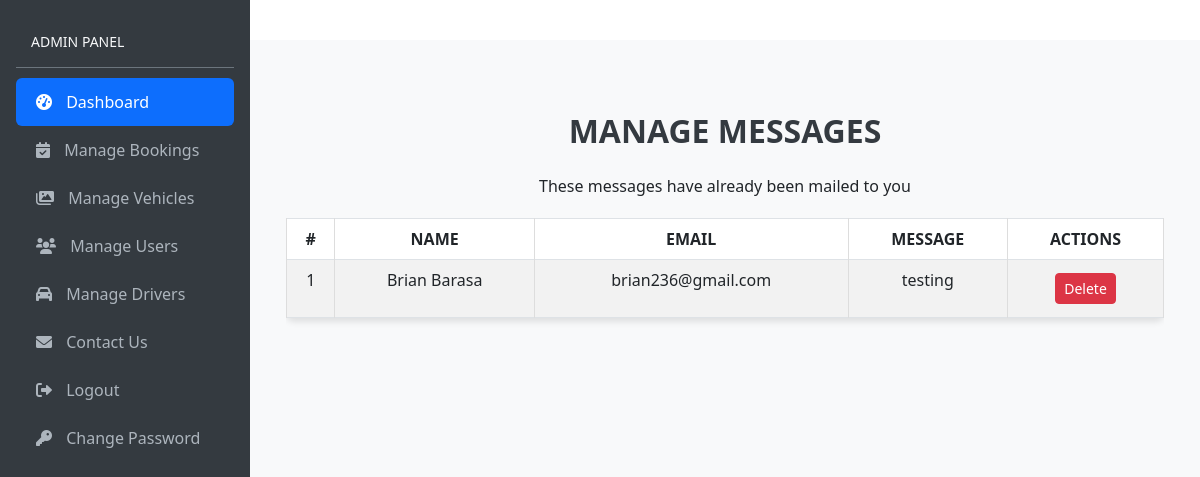
The app's page /admin/contactus.php (signed in) with its own data.
### tables this page shows
CREATE TABLE `form_submissions` (
  `id` int(100) NOT NULL,
  `name` varchar(100) NOT NULL,
  `email` varchar(100) NOT NULL,
  `message` varchar(500) NOT NULL
);

### admin/contactus.php (the view, shortened to what this page needs)
<?php
include('config.php');
if (strlen($_SESSION['alogin']) == 0) {
  header('location:index.php');
} else {
?>
  <!DOCTYPE html>
  <html lang="en">
  <head>
    <link rel="stylesheet" href="style.css">
    <link href="https://cdn.jsdelivr.net/npm/bootstrap@5.3.0-alpha1/dist/css/bootstrap.min.css" rel="stylesheet">
    <link rel="stylesheet" href="https://cdnjs.cloudflare.com/ajax/libs/font-awesome/6.0.0-beta3/css/all.min.css">
  </head>
  <body>
    <nav class="sidebar d-flex flex-column p-3">
      <div class="sidebar-heading">Admin Panel</div>
      <ul class="nav nav-pills flex-column mb-auto">
        <li class="nav-item">
          <a href="home.php" class="nav-link active">
            <i class="fas fa-tachometer-alt"></i>
            Dashboard
          </a>
        </li>
        <li>
          <a href="managebookings.php" class="nav-link">
            <i class="fas fa-calendar-check"></i>
            Manage Bookings
          </a>
        </li>
        <li>
          <a href="managevehicles.php" class="nav-link">
            <i class="fas fa-images"></i>
            Manage Vehicles
          </a>
        </li>
        <li>
          <a href="manageusers.php" class="nav-link">
            <i class="fas fa-users"></i>
            Manage Users
          </a>
        </li>
        <li>
          <a href="managedrivers.php" class="nav-link">
            <i class="fas fa-car"></i>
            Manage Drivers
          </a>
        </li>
        <li>
          <a href="contactus.php" class="nav-link">
            <i class="fas fa-envelope"></i>
            Contact Us
          </a>
        </li>
        <li>
          <a href="logout.php" class="nav-link">
            <i class="fas fa-sign-out-alt"></i>
            Logout
          </a>
        </li>
        <li>
          <a href="changepassword.php" class="nav-link">
            <i class="fas fa-key"></i>
            Change Password
          </a>
        </li>
      </ul>
    </nav>
    <div class="content p-4">
      <section id="our-clients" class="container my-5">
        <h2 class="text-center mb-4">Manage Messages</h2>
        <p>These messages have already been mailed to you</p>
        <div class="table-responsive">
          <table class="table table-striped table-bordered table-hover">
            <thead class="thead-dark">
              <tr>
                <th>#</th>
                <th>Name</th>
                <th>Email</th>
                <th>Message</th>
                <th>Actions</th>
              </tr>
            </thead>
            <tbody>
              <?php
              $sql = "SELECT * FROM form_submissions";
              $query = $dbh->prepare($sql);
              $query->execute();
              $results = $query->fetchAll(PDO::FETCH_OBJ);
              $cnt = 1;
              if ($query->rowCount() > 0) {
                foreach ($results as $result) {                ?>
                  <tr>
                    <td><?php echo htmlentities($cnt); ?></td>
                    <td><?php echo htmlentities($result->name); ?></td>
                    <td><?php echo htmlentities($result->email); ?></td>
                    <td><?php echo htmlentities($result->message); ?></td>
                    <td>
                      <a style="margin: 5px;" href="contactus.php?delete_id=<?php echo htmlentities($result->id); ?>" class="btn btn-danger btn-sm" onclick="return confirm('Are you sure you want to delete this message?')">Delete</a>
                    </td>
                  </tr>
              <?php $cnt = $cnt + 1;
                }
              } ?>
            </tbody>
          </table>
        </div>
      </section>
    </div>
  </body>
  </html><?php } ?>

### admin/style.css (style rules this page uses)
.sidebar { width: 250px; height: 100vh; background-color: #343a40; position: fixed; top: 0; left: 0; padding-top: 20px; transition: width 0.3s, visibility 0.3s; }
.sidebar .nav-link { color: #adb5bd; padding: 12px 20px; font-size: 16px; transition: background-color 0.3s, color 0.3s; }
.sidebar .nav-link i { margin-right: 10px; }
.sidebar-heading { color: #f8f9fa; padding: 15px; font-size: 14px; text-transform: uppercase; border-bottom: 1px solid #6c757d; margin-bottom: 10px; }
.content { margin-left: 250px; padding: 20px; background-color: #f8f9fa; min-height: 100vh; display: flex; flex-direction: column; justify-content: flex-start; align-items: center; text-align: center; margin-top: 40px; transition: margin-left 0.3s, margin-top 0.3s; }
@media (min-width: 951px) { .sidebar { width: 250px; visibility: visible; } }
#our-clients h2 { font-size: 2rem; font-weight: bold; color: #343a40; text-transform: uppercase; }
.table { border-radius: 0.5rem; box-shadow: 0px 4px 6px rgba(0, 0, 0, 0.1); }
.thead-dark { background-color: #343a40; color: #fff; text-transform: uppercase; }
.table-striped tbody tr:nth-of-type(odd) { background-color: #f8f9fa; }
.table-bordered th, .table-bordered td { border: 1px solid #ddd; }
.btn-sm { padding: 5px 10px; }
.btn-info, .btn-warning, .btn-danger { border-radius: 0.25rem; }
.table-responsive { margin-top: 20px; }

### records on screen
form_submissions: name "Brian Barasa", email "brian236@gmail.com", message "testing"
